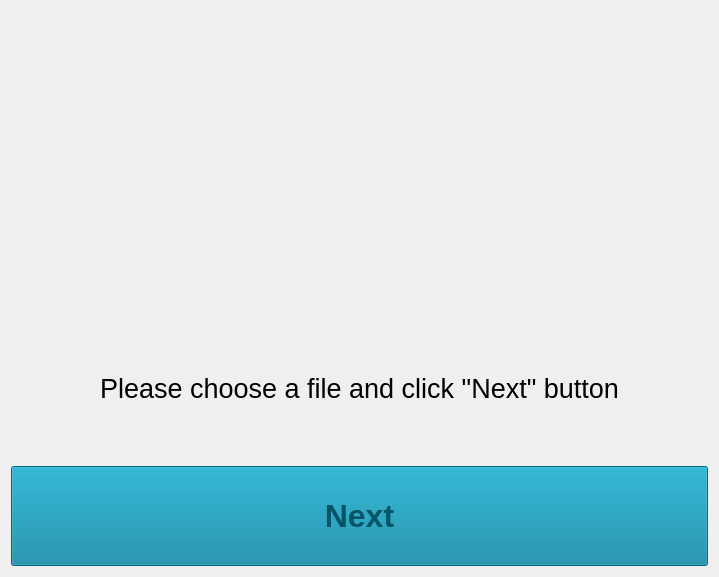
<?xml version="1.0" encoding="UTF-8"?>
<ui version="4.0">
 <class>choose_file_window_ui</class>
 <widget class="QWidget" name="choose_file_window_ui">
  <property name="windowModality">
   <enum>Qt::WindowModality::ApplicationModal</enum>
  </property>
  <property name="geometry">
   <rect>
    <x>0</x>
    <y>0</y>
    <width>719</width>
    <height>577</height>
   </rect>
  </property>
  <property name="windowTitle">
   <string/>
  </property>
  <property name="windowIcon">
   <iconset resource="icons.qrc">
    <normaloff>:/favicon/icons/maze.png</normaloff>:/favicon/icons/maze.png</iconset>
  </property>
  <property name="styleSheet">
   <string notr="true">#encrypt_main_window_ui {
	background-color: #212c31;
}</string>
  </property>
  <layout class="QVBoxLayout" name="verticalLayout">
   <item>
    <widget class="QWidget" name="drop_and_drag_widget" native="true">
     <property name="minimumSize">
      <size>
       <width>0</width>
       <height>300</height>
      </size>
     </property>
    </widget>
   </item>
   <item>
    <widget class="QLabel" name="label">
     <property name="enabled">
      <bool>true</bool>
     </property>
     <property name="font">
      <font>
       <pointsize>20</pointsize>
      </font>
     </property>
     <property name="text">
      <string>Please choose a file and click &quot;Next&quot; button</string>
     </property>
     <property name="alignment">
      <set>Qt::AlignmentFlag::AlignCenter</set>
     </property>
    </widget>
   </item>
   <item>
    <widget class="QPushButton" name="next_button">
     <property name="enabled">
      <bool>false</bool>
     </property>
     <property name="minimumSize">
      <size>
       <width>0</width>
       <height>100</height>
      </size>
     </property>
     <property name="font">
      <font>
       <pointsize>-1</pointsize>
       <italic>false</italic>
       <bold>true</bold>
      </font>
     </property>
     <property name="cursor">
      <cursorShape>PointingHandCursor</cursorShape>
     </property>
     <property name="styleSheet">
      <string notr="true">#next_button {
	background-color: #007d9c;
	color: #005568;
	font-size: 32px;
}

#next_button:hover {
	background-color: #00a3c8;
}</string>
     </property>
     <property name="text">
      <string>Next</string>
     </property>
     <property name="icon">
      <iconset resource="icons.qrc">
       <normaloff>:/windows_icons/icons/next.png</normaloff>:/windows_icons/icons/next.png</iconset>
     </property>
     <property name="iconSize">
      <size>
       <width>28</width>
       <height>28</height>
      </size>
     </property>
    </widget>
   </item>
  </layout>
 </widget>
 <resources>
  <include location="icons.qrc"/>
 </resources>
 <connections/>
</ui>
